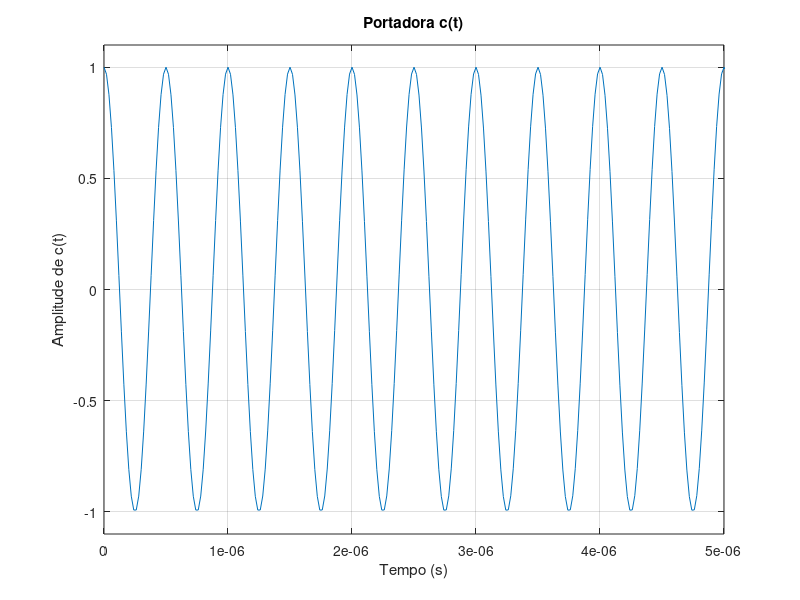
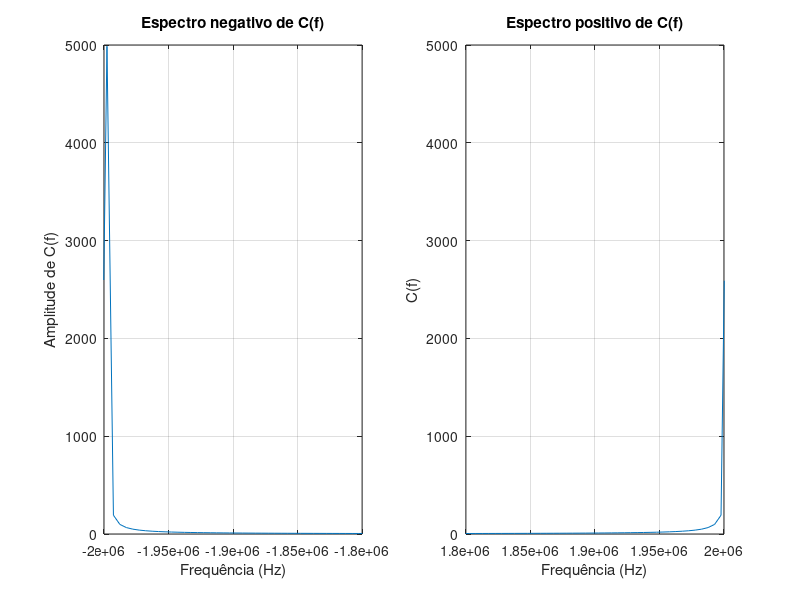
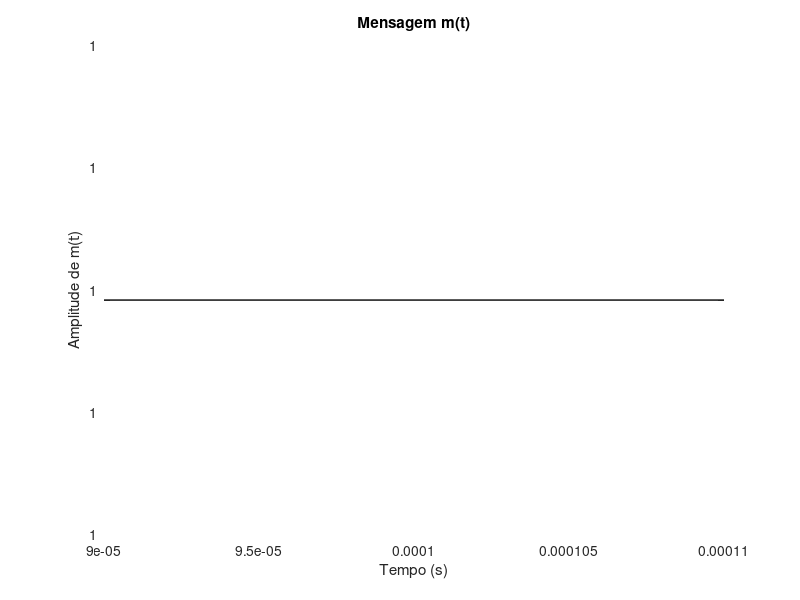

The MATLAB script that drew these images, in order: (Note: this script raises an error after producing the figures.)
%%%%%%%%%%%%%%%%%%%%%%%%%%%%%%% PCOM SEL 0616 %%%%%%%%%%%%%%%%%%%%%%%%%%%%%

%Carlos Henrique Hannas de Carvalho, nUSP: 11965988

%%%%%%%%%%%%%%%%%%%%%%%%%%%%%%%%%%%%%%%%%%%%%%%%%%%%%%%%%%%%%%%%%%%%%%%%%%%

close all
clear all

%%%%%%%%%%%%%%%%%%%%%%%%%%%%% DADOS INICIAIS %%%%%%%%%%%%%%%%%%%%%%%%%%%%%%

f_c = 2 * 10^6;                                                            %Frequencia da portadora (Hz)
f_samp = 50 * 10^6;                                                        %Frequencia de amostragem (Hz)

t_0 = 0;                                                                   %Tempo inicial (s)
t_f = 200 * 10^-6;                                                         %Tempo final (s)

N = f_samp * (t_f - t_0);                                                  %Quantidade de amostragens, no intervalo total de tempo

t = linspace(t_0, t_f, round(N));                                          %Vetor de tempo, com N amostras
f = linspace(-f_samp/2, f_samp/2, N);                                      %Vetor de frequencia, com N amostras

%%%%%%%%%%%%%%%%%%%%%%%%%%%%%%% EXERCICIO 1 %%%%%%%%%%%%%%%%%%%%%%%%%%%%%%%

%Intervalo de amplitude para plot no grafico
A_min = -1.1;                                                              %Amplitude minima para plot do exercicio 1 
A_max = 1.1;                                                               %Amplitude maxima para plot do exercicio 1

%Intervalo de tempo para plot no grafico
t_min = 0;                                                                 %Tempo minimo para plot do exercicio 1 (s)
t_max = 5 * 10^-6;                                                         %Tempo maximo para plot do exercicio 1 (s)

c_t = cos(2 * pi * f_c * t);                                               %Funcao da portadora c(t)

%Plot da portadora c(t)
figure
plot(t, c_t)
xlabel('Tempo (s)')
ylabel('Amplitude de c(t)')
xlim([t_min, t_max])                                                       %Intervalo de tempo do grafico
ylim([A_min, A_max])                                                       %Intervalo de amplitude do grafico 
title('Portadora c(t)');
grid on

%%%%%%%%%%%%%%%%%%%%%%%%%%%%%%%%%%%%%%%%%%%%%%%%%%%%%%%%%%%%%%%%%%%%%%%%%%%

%%%%%%%%%%%%%%%%%%%%%%%%%%%%%%% EXERCICIO 2 %%%%%%%%%%%%%%%%%%%%%%%%%%%%%%%

%Intervalo de frequencia para subplot negativo no grafico
f_neg_min = -2 * 10^6;                                                     %Frequencia minima negativa para subplot do exercicio 2 (Hz)
f_neg_max = -1.8 * 10^6;                                                   %Frequencia maxima negativa para subplot do exercicio 2 (Hz)

%Intervalo de frequencia para subplot positivo no grafico
f_pos_min = 1.8 * 10^6;                                                    %Frequencia minima negativa para subplot do exercicio 2 (Hz)
f_pos_max = 2 * 10^6;                                                      %Frequencia maxima positiva para subplot do exercicio 2 (Hz)

C_f = fft(c_t);                                                            %C(f): Transformada de Fourier de c(t)

%Plot dos espectros negativo e positivo
figure
subplot(1,2,1)                                                             %Posicao do espectro negativo no grafico
plot(f, fftshift(abs(C_f)))
xlabel('Frequência (Hz)')
ylabel('Amplitude de C(f)')
xlim([f_neg_min, f_neg_max])                                               %Intervalo de frequencia do espectro negativo no grafico
title('Espectro negativo de C(f)')
grid on

subplot(1,2,2)                                                             %Posicao do espectro positivo no grafico
plot(f, fftshift(abs(C_f)))
xlabel('Frequência (Hz)')
ylabel('C(f)')
xlim([f_pos_min, f_pos_max])                                               %Intervalo de frequencia do espectro positivo no grafico
title('Espectro positivo de C(f)')
grid on

%%%%%%%%%%%%%%%%%%%%%%%%%%%%%%%%%%%%%%%%%%%%%%%%%%%%%%%%%%%%%%%%%%%%%%%%%%%

%%%%%%%%%%%%%%%%%%%%%%%%%%%%%%% EXERCICIO 3 %%%%%%%%%%%%%%%%%%%%%%%%%%%%%%%

%Intervalo de tempo para plot no grafico
t_min = 90 * 10^-6;                                                        %Tempo minimo para plot do exercicio 3 (s)
t_max = 110 * 10^-6;                                                       %Tempo maximo para plot do exercicio 3 (s)

m_t = sinc(t - (100 * 10^-6));                                             %Funcao da mensagem m(t)

%Plot da mensagem m(t)
figure
plot(t, m_t);
xlabel('Tempo (s)')
ylabel('Amplitude de m(t)')
xlim([t_min, t_max])                                                       %Intervalo de tempo do grafico
title('Mensagem m(t)')
grid on

%%%%%%%%%%%%%%%%%%%%%%%%%%%%%%%%%%%%%%%%%%%%%%%%%%%%%%%%%%%%%%%%%%%%%%%%%%%

%%%%%%%%%%%%%%%%%%%%%%%%%%%%%%% EXERCICIO 4 %%%%%%%%%%%%%%%%%%%%%%%%%%%%%%%

%Intervalo de frequencia para plot no grafico
f_min = -2 * 10^6;                                                         %Frequencia minima para plot do exercicio 4 (Hz)
f_max = 2 * 10^6;                                                          %Frequencia maxima para plot do exercicio 4 (Hz)

M_f = fft(m_t);                                                            %M(f): Transformada de Fourier de m(t)

LMP = powerbw(abs(M_f), f);                                                %Calcula Largura de Meia Potencia (LMP)

%Plot do espectro de M(f)
figure
plot(f, fftshift(abs(M_f)));
xlabel('Frequência (Hz)')
ylabel('Amplitude de M(f)')
xlim([f_min, f_max])                                                       %Intervalo de frequencia no grafico
title('Espectro de M(f)')
grid on

%%%%%%%%%%%%%%%%%%%%%%%%%%%%%%%%%%%%%%%%%%%%%%%%%%%%%%%%%%%%%%%%%%%%%%%%%%%

%%%%%%%%%%%%%%%%%%%%%%%%%%%%%%% EXERCICIO 5 %%%%%%%%%%%%%%%%%%%%%%%%%%%%%%%

%Intervalo de tempo para plot no grafico
t_min = 90 * 10^-6;                                                        %Tempo minimo para plot do exercicio 5 (s)
t_max = 110 * 10^-6;                                                       %Tempo maximo para plot do exercicio 5 (s)

s_t = c_t .* m_t;                                                          %Funcao do sinal modulado s(t)

%Plot do sinal modulado de s(t)
figure
plot(t, s_t);
xlabel('Tempo (s)')
ylabel('Amplitude de s(t)')
xlim([t_min, t_max])                                                       %Intervalo de tempo no grafico
ylim([A_min, A_max])                                                       %Intervalo de amplitude no grafico
title('Sinal modulado s(t)')
grid on

%%%%%%%%%%%%%%%%%%%%%%%%%%%%%%%%%%%%%%%%%%%%%%%%%%%%%%%%%%%%%%%%%%%%%%%%%%%

%%%%%%%%%%%%%%%%%%%%%%%%%%%%%%% EXERCICIO 6 %%%%%%%%%%%%%%%%%%%%%%%%%%%%%%%

%Intervalo de frequencia para plot no grafico
f_min = -5 * 10^6;                                                         %Frequencia minima para plot do exercicio 6 (Hz)
f_max = 5 * 10^6;                                                          %Frequencia maxima para plot do exercicio 6 (Hz)

S_f = fft(s_t);                                                            %S(f): Transformada de Fourier de s(t)

%Plot do sinal modulado de s(t)
figure
plot(f, fftshift(abs(S_f)));
xlabel('Frequência (Hz)')
ylabel('Amplitude de S(f)')
xlim([f_min, f_max])                                                       %Intervalo de tempo no grafico
title('Espectro de S(f)')
grid on

%%%%%%%%%%%%%%%%%%%%%%%%%%%%%%%%%%%%%%%%%%%%%%%%%%%%%%%%%%%%%%%%%%%%%%%%%%%
